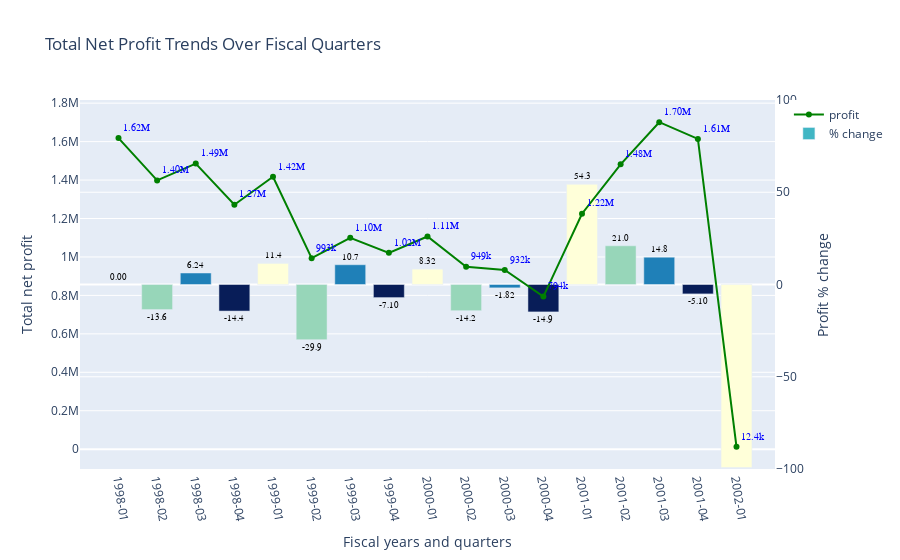

Write notebook code for a chart like this one.
### Code cell
data = [
    go.Scatter(
        x=profit_quarters['fiscal_quarter'],
        y=profit_quarters['total_net_profit'], 
        yaxis='y1',
        text=profit_quarters['total_net_profit'],
        texttemplate='%{text:.3s}',
        textposition='top right', 
        textfont=dict(family='sans serif', size=10, color='blue'), 
        hovertext=profit_quarters[['total_net_profit', 'pct_change']],
        hovertemplate="$ total: %{hovertext[0]}" + '<br>' + "% change: %{hovertext[1]:.3s}",
        name='profit',
        mode='markers+lines+text',
        marker=dict(
            sizemin=10,
            color='green',
            )),
    go.Bar(x=profit_quarters['fiscal_quarter'], 
           y=profit_quarters['pct_change'], 
           yaxis='y2',
           text=profit_quarters['pct_change'], 
           texttemplate='%{text:.3s}', 
           textposition='outside', 
           textfont=dict(family='sans serif', size=9, color='black'),
           name='% change',
           marker=dict(
                colorscale='ylgnbu',
                color=profit_quarters['fiscal_quarter_number'],
                ))
]

figure = go.Figure(
    data=data,
    layout=go.Layout(
        xaxis=dict(title='Fiscal years and quarters', type='category', tickangle=80),
        yaxis=dict(title='Total net profit', overlaying='y2'),
        yaxis2=dict(title='Profit % change', side='right', range=[-100, 100]),
        title='Total Net Profit Trends Over Fiscal Quarters'
    ))
figure

### Figure 1 — Plotly figure (JSON) as saved in the notebook; plotly's stock layout.template omitted (floating-point values rounded to 4 significant figures)
{"data": [{"hovertemplate": "$ total: %{hovertext[0]}<br>% change: %{hovertext[1]:.3s}", "hovertext": [[1618000.0, null], [1398000.0, -13.6], [1486000.0, 6.24], [1272000.0, -14.4], [1417000.0, 11.42], [993200.0, -29.9], [1100000.0, 10.72], [1022000.0, -7.1], [1107000.0, 8.32], [949500.0, -14.2], [932200.0, -1.82], [793700.0, -14.86], [1225000.0, 54.31], [1482000.0, 20.98], [1701000.0, 14.79], [1614000.0, -5.1], [12410.0, -99.23]], "marker": {"color": "green", "sizemin": 10}, "mode": "markers+lines+text", "name": "profit", "text": [1618000.0, 1398000.0, 1486000.0, 1272000.0, 1417000.0, 993200.0, 1100000.0, 1022000.0, 1107000.0, 949500.0, 932200.0, 793700.0, 1225000.0, 1482000.0, 1701000.0, 1614000.0, 12410.0], "textfont": {"color": "blue", "family": "sans serif", "size": 10}, "textposition": "top right", "texttemplate": "%{text:.3s}", "type": "scatter", "x": ["1998-01", "1998-02", "1998-03", "1998-04", "1999-01", "1999-02", "1999-03", "1999-04", "2000-01", "2000-02", "2000-03", "2000-04", "2001-01", "2001-02", "2001-03", "2001-04", "2002-01"], "y": [1618000.0, 1398000.0, 1486000.0, 1272000.0, 1417000.0, 993200.0, 1100000.0, 1022000.0, 1107000.0, 949500.0, 932200.0, 793700.0, 1225000.0, 1482000.0, 1701000.0, 1614000.0, 12410.0], "yaxis": "y"}, {"marker": {"color": [1, 2, 3, 4, 1, 2, 3, 4, 1, 2, 3, 4, 1, 2, 3, 4, 1], "colorscale": [[0, "rgb(255,255,217)"], [0.125, "rgb(237,248,177)"], [0.25, "rgb(199,233,180)"], [0.375, "rgb(127,205,187)"], [0.5, "rgb(65,182,196)"], [0.625, "rgb(29,145,192)"], [0.75, "rgb(34,94,168)"], [0.875, "rgb(37,52,148)"], [1, "rgb(8,29,88)"]]}, "name": "% change", "text": [null, -13.6, 6.24, -14.4, 11.42, -29.9, 10.72, -7.1, 8.32, -14.2, -1.82, -14.86, 54.31, 20.98, 14.79, -5.1, -99.23], "textfont": {"color": "black", "family": "sans serif", "size": 9}, "textposition": "outside", "texttemplate": "%{text:.3s}", "type": "bar", "x": ["1998-01", "1998-02", "1998-03", "1998-04", "1999-01", "1999-02", "1999-03", "1999-04", "2000-01", "2000-02", "2000-03", "2000-04", "2001-01", "2001-02", "2001-03", "2001-04", "2002-01"], "y": [null, -13.6, 6.24, -14.4, 11.42, -29.9, 10.72, -7.1, 8.32, -14.2, -1.82, -14.86, 54.31, 20.98, 14.79, -5.1, -99.23], "yaxis": "y2"}], "layout": {"title": {"text": "Total Net Profit Trends Over Fiscal Quarters"}, "xaxis": {"tickangle": 80, "title": {"text": "Fiscal years and quarters"}, "type": "category"}, "yaxis": {"overlaying": "y2", "title": {"text": "Total net profit"}}, "yaxis2": {"range": [-100, 100], "side": "right", "title": {"text": "Profit % change"}}}}
